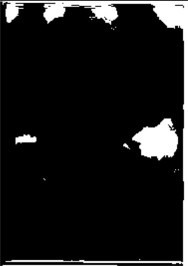
#> input picture WhatsApp Image 2024-01-20 at 10.07.03 AM.jpeg, 188 x 266 px
$ python -i file.py   (imports and definitions only)
#> lines starting #> are read from the running program, lines starting #| are printed output that depends on the picture
import tkinter as tk
from tkinter import filedialog
import cv2 as cv
from PIL import Image, ImageTk

def inpaint_image():
    img_path = filedialog.askopenfilename(title="Select Image",
             filetypes=[("Image files", "*.png;*.jpg;*.jpeg")])
#> the answer given: WhatsApp Image 2024-01-20 at 10.07.03 AM.jpeg
    mask_path = filedialog.askopenfilename(title="Select Mask",
             filetypes=[("Image files", "*.png;*.jpg;*.jpeg")])
#> the answer given: messi.jpg

    if img_path and mask_path:
        img = cv.imread(img_path)
#> img is the input picture: shape (266, 188, 3); min 0, max 255, mean 26
        mask = cv.imread(mask_path, cv.IMREAD_GRAYSCALE)
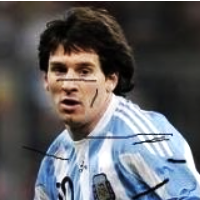
#> input picture messi.jpg, 200 x 200 px
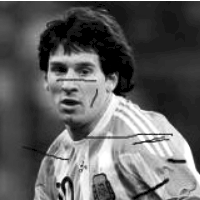
#> mask: shape (200, 200); min 0, max 255, mean 95.3

        if img is None or mask is None or img.shape[:2] != mask.shape:
#> (the run stopped early here; a loop or call above may not have finished)
